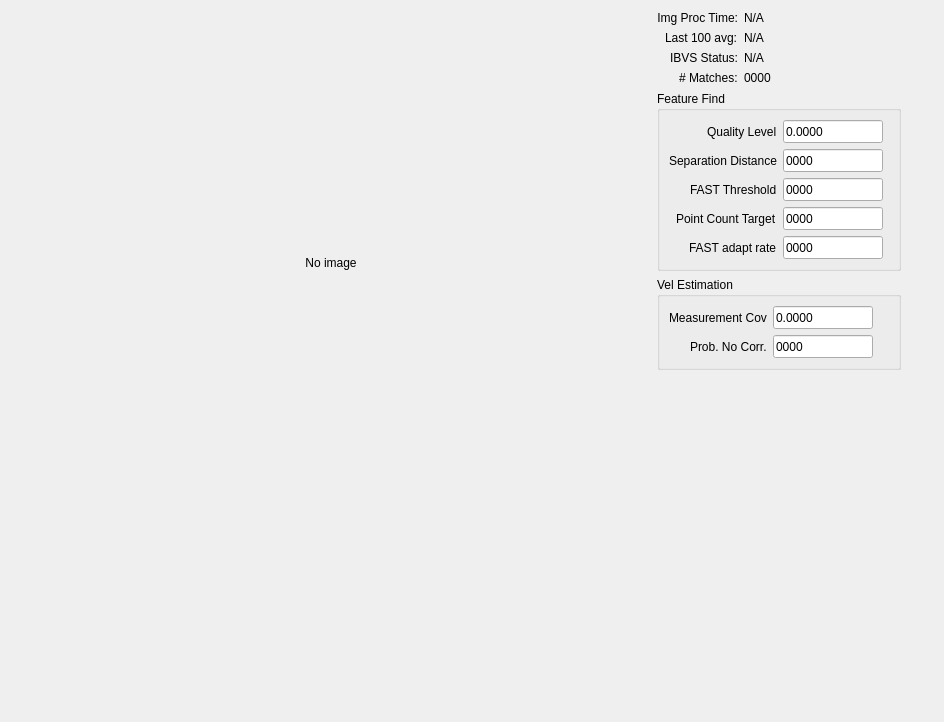
      <widget class="QWidget" name="tabImage">
       <attribute name="title">
        <string>Vision Settings</string>
       </attribute>
       <layout class="QGridLayout" name="gridLayout_14">
        <item row="0" column="0" rowspan="4">
         <widget class="QLabel" name="lblImageDisplay">
          <property name="sizePolicy">
           <sizepolicy hsizetype="Expanding" vsizetype="Expanding">
            <horstretch>0</horstretch>
            <verstretch>0</verstretch>
           </sizepolicy>
          </property>
          <property name="minimumSize">
           <size>
            <width>640</width>
            <height>480</height>
           </size>
          </property>
          <property name="maximumSize">
           <size>
            <width>640</width>
            <height>480</height>
           </size>
          </property>
          <property name="sizeIncrement">
           <size>
            <width>0</width>
            <height>0</height>
           </size>
          </property>
          <property name="baseSize">
           <size>
            <width>640</width>
            <height>480</height>
           </size>
          </property>
          <property name="text">
           <string>No image</string>
          </property>
          <property name="alignment">
           <set>Qt::AlignCenter</set>
          </property>
         </widget>
        </item>
        <item row="0" column="1">
         <layout class="QFormLayout" name="formLayout_7">
          <property name="labelAlignment">
           <set>Qt::AlignRight|Qt::AlignTrailing|Qt::AlignVCenter</set>
          </property>
          <item row="0" column="0">
           <widget class="QLabel" name="lblChad_2">
            <property name="text">
             <string>Img Proc Time:</string>
            </property>
            <property name="alignment">
             <set>Qt::AlignRight|Qt::AlignTrailing|Qt::AlignVCenter</set>
            </property>
           </widget>
          </item>
          <item row="0" column="1">
           <widget class="QLabel" name="lblImgProcTime">
            <property name="text">
             <string>N/A</string>
            </property>
           </widget>
          </item>
          <item row="1" column="0">
           <widget class="QLabel" name="label_16">
            <property name="text">
             <string>Last 100 avg:</string>
            </property>
           </widget>
          </item>
          <item row="1" column="1">
           <widget class="QLabel" name="lblImgProcTimeAvg">
            <property name="text">
             <string>N/A</string>
            </property>
           </widget>
          </item>
          <item row="2" column="0">
           <widget class="QLabel" name="lblChad_4">
            <property name="text">
             <string>IBVS Status:</string>
            </property>
            <property name="alignment">
             <set>Qt::AlignRight|Qt::AlignTrailing|Qt::AlignVCenter</set>
            </property>
           </widget>
          </item>
          <item row="2" column="1">
           <widget class="QLabel" name="lblIbvsStatus">
            <property name="text">
             <string>N/A</string>
            </property>
           </widget>
          </item>
          <item row="3" column="0">
           <widget class="QLabel" name="label_15">
            <property name="text">
             <string># Matches:</string>
            </property>
           </widget>
          </item>
          <item row="3" column="1">
           <widget class="QLabel" name="lblNumFeatureMatches">
            <property name="minimumSize">
             <size>
              <width>32</width>
              <height>14</height>
             </size>
            </property>
            <property name="maximumSize">
             <size>
              <width>32</width>
              <height>14</height>
             </size>
            </property>
            <property name="text">
             <string>0000</string>
            </property>
           </widget>
          </item>
         </layout>
        </item>
        <item row="0" column="2">
         <spacer name="horizontalSpacer_13">
          <property name="orientation">
           <enum>Qt::Horizontal</enum>
          </property>
          <property name="sizeHint" stdset="0">
           <size>
            <width>119</width>
            <height>20</height>
           </size>
          </property>
         </spacer>
        </item>
        <item row="1" column="1" colspan="2">
         <widget class="QGroupBox" name="groupBox_5">
          <property name="title">
           <string>Feature Find</string>
          </property>
          <layout class="QGridLayout" name="gridLayout_13">
           <item row="0" column="0">
            <layout class="QFormLayout" name="formLayout_5">
             <property name="labelAlignment">
              <set>Qt::AlignRight|Qt::AlignTrailing|Qt::AlignVCenter</set>
             </property>
             <item row="0" column="0">
              <widget class="QLabel" name="label_17">
               <property name="minimumSize">
                <size>
                 <width>0</width>
                 <height>23</height>
                </size>
               </property>
               <property name="text">
                <string>Quality Level</string>
               </property>
              </widget>
             </item>
             <item row="0" column="1">
              <widget class="QLineEdit" name="txtFeatureFindQualityLevel">
               <property name="minimumSize">
                <size>
                 <width>39</width>
                 <height>23</height>
                </size>
               </property>
               <property name="maximumSize">
                <size>
                 <width>100</width>
                 <height>100</height>
                </size>
               </property>
               <property name="text">
                <string>0.0000</string>
               </property>
              </widget>
             </item>
             <item row="1" column="0">
              <widget class="QLabel" name="label_21">
               <property name="minimumSize">
                <size>
                 <width>0</width>
                 <height>23</height>
                </size>
               </property>
               <property name="text">
                <string>Separation Distance</string>
               </property>
               <property name="wordWrap">
                <bool>true</bool>
               </property>
              </widget>
             </item>
             <item row="1" column="1">
              <widget class="QLineEdit" name="txtFeatureFindSeparationDistance">
               <property name="minimumSize">
                <size>
                 <width>39</width>
                 <height>23</height>
                </size>
               </property>
               <property name="maximumSize">
                <size>
                 <width>100</width>
                 <height>100</height>
                </size>
               </property>
               <property name="text">
                <string>0000</string>
               </property>
              </widget>
             </item>
             <item row="2" column="0">
              <widget class="QLabel" name="label_22">
               <property name="minimumSize">
                <size>
                 <width>0</width>
                 <height>23</height>
                </size>
               </property>
               <property name="text">
                <string>FAST Threshold</string>
               </property>
              </widget>
             </item>
             <item row="2" column="1">
              <widget class="QLineEdit" name="txtFeatureFindFASTThreshold">
               <property name="minimumSize">
                <size>
                 <width>39</width>
                 <height>23</height>
                </size>
               </property>
               <property name="maximumSize">
                <size>
                 <width>100</width>
                 <height>100</height>
                </size>
               </property>
               <property name="text">
                <string>0000</string>
               </property>
              </widget>
             </item>
             <item row="4" column="0">
              <widget class="QLabel" name="label_25">
               <property name="minimumSize">
                <size>
                 <width>0</width>
                 <height>23</height>
                </size>
               </property>
               <property name="text">
                <string>FAST adapt rate</string>
               </property>
              </widget>
             </item>
             <item row="4" column="1">
              <widget class="QLineEdit" name="txtFeatureFindFASTAdaptRate">
               <property name="minimumSize">
                <size>
                 <width>39</width>
                 <height>23</height>
                </size>
               </property>
               <property name="maximumSize">
                <size>
                 <width>100</width>
                 <height>100</height>
                </size>
               </property>
               <property name="text">
                <string>0000</string>
               </property>
              </widget>
             </item>
             <item row="3" column="0">
              <widget class="QLabel" name="label_26">
               <property name="minimumSize">
                <size>
                 <width>0</width>
                 <height>23</height>
                </size>
               </property>
               <property name="text">
                <string>Point Count Target</string>
               </property>
              </widget>
             </item>
             <item row="3" column="1">
              <widget class="QLineEdit" name="txtFeatureFindPointCountTarget">
               <property name="minimumSize">
                <size>
                 <width>39</width>
                 <height>23</height>
                </size>
               </property>
               <property name="maximumSize">
                <size>
                 <width>100</width>
                 <height>100</height>
                </size>
               </property>
               <property name="text">
                <string>0000</string>
               </property>
              </widget>
             </item>
            </layout>
           </item>
          </layout>
         </widget>
        </item>
        <item row="1" column="3">
         <spacer name="horizontalSpacer_14">
          <property name="orientation">
           <enum>Qt::Horizontal</enum>
          </property>
          <property name="sizeHint" stdset="0">
           <size>
            <width>32</width>
            <height>20</height>
           </size>
          </property>
         </spacer>
        </item>
        <item row="2" column="1" colspan="2">
         <widget class="QGroupBox" name="groupBox_6">
          <property name="title">
           <string>Vel Estimation</string>
          </property>
          <layout class="QGridLayout" name="gridLayout_11">
           <item row="0" column="0">
            <layout class="QFormLayout" name="formLayout_6">
             <property name="fieldGrowthPolicy">
              <enum>QFormLayout::AllNonFixedFieldsGrow</enum>
             </property>
             <property name="labelAlignment">
              <set>Qt::AlignRight|Qt::AlignTrailing|Qt::AlignVCenter</set>
             </property>
             <item row="0" column="0">
              <widget class="QLabel" name="label_23">
               <property name="minimumSize">
                <size>
                 <width>0</width>
                 <height>23</height>
                </size>
               </property>
               <property name="text">
                <string>Measurement Cov</string>
               </property>
              </widget>
             </item>
             <item row="0" column="1">
              <widget class="QLineEdit" name="txtVelEstMeasCov">
               <property name="minimumSize">
                <size>
                 <width>39</width>
                 <height>23</height>
                </size>
               </property>
               <property name="maximumSize">
                <size>
                 <width>100</width>
                 <height>100</height>
                </size>
               </property>
               <property name="text">
                <string>0.0000</string>
               </property>
              </widget>
             </item>
             <item row="1" column="0">
              <widget class="QLabel" name="label_24">
               <property name="minimumSize">
                <size>
                 <width>0</width>
                 <height>23</height>
                </size>
               </property>
               <property name="toolTip">
                <string extracomment="Probability that there is no correspondence in the previous image"/>
               </property>
               <property name="text">
                <string>Prob. No Corr.</string>
               </property>
               <property name="wordWrap">
                <bool>true</bool>
               </property>
              </widget>
             </item>
             <item row="1" column="1">
              <widget class="QLineEdit" name="txtVelEstProbNoCorr">
               <property name="minimumSize">
                <size>
                 <width>39</width>
                 <height>23</height>
                </size>
               </property>
               <property name="maximumSize">
                <size>
                 <width>100</width>
                 <height>100</height>
                </size>
               </property>
               <property name="text">
                <string>0000</string>
               </property>
              </widget>
             </item>
            </layout>
           </item>
          </layout>
         </widget>
        </item>
        <item row="2" column="3">
         <spacer name="horizontalSpacer_15">
          <property name="orientation">
           <enum>Qt::Horizontal</enum>
          </property>
          <property name="sizeHint" stdset="0">
           <size>
            <width>32</width>
            <height>20</height>
           </size>
          </property>
         </spacer>
        </item>
        <item row="3" column="2">
         <spacer name="verticalSpacer_14">
          <property name="orientation">
           <enum>Qt::Vertical</enum>
          </property>
          <property name="sizeHint" stdset="0">
           <size>
            <width>20</width>
            <height>140</height>
           </size>
          </property>
         </spacer>
        </item>
        <item row="4" column="0">
         <spacer name="verticalSpacer_12">
          <property name="orientation">
           <enum>Qt::Vertical</enum>
          </property>
          <property name="sizeHint" stdset="0">
           <size>
            <width>20</width>
            <height>195</height>
           </size>
          </property>
         </spacer>
        </item>
       </layout>
      </widget>
